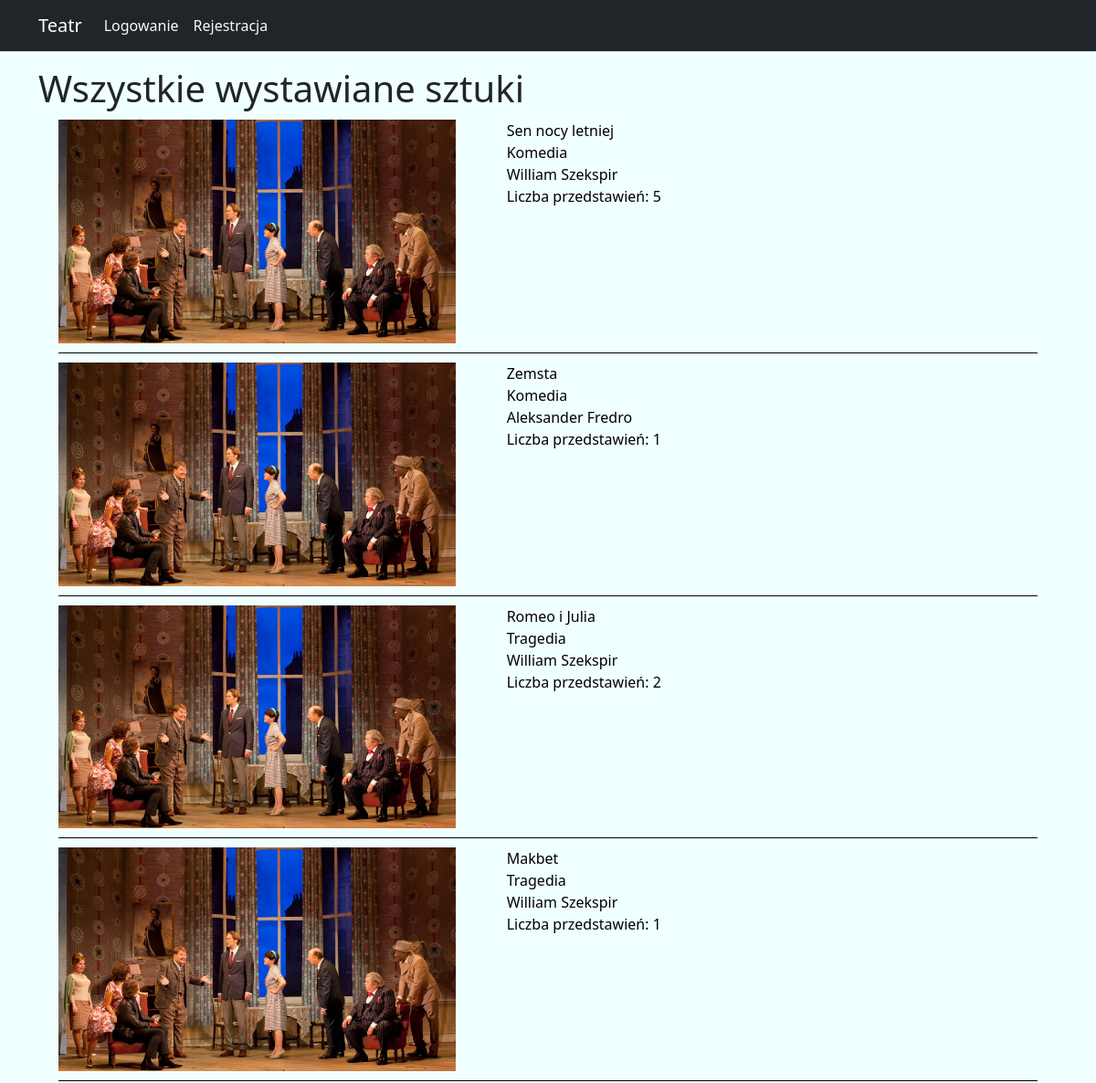
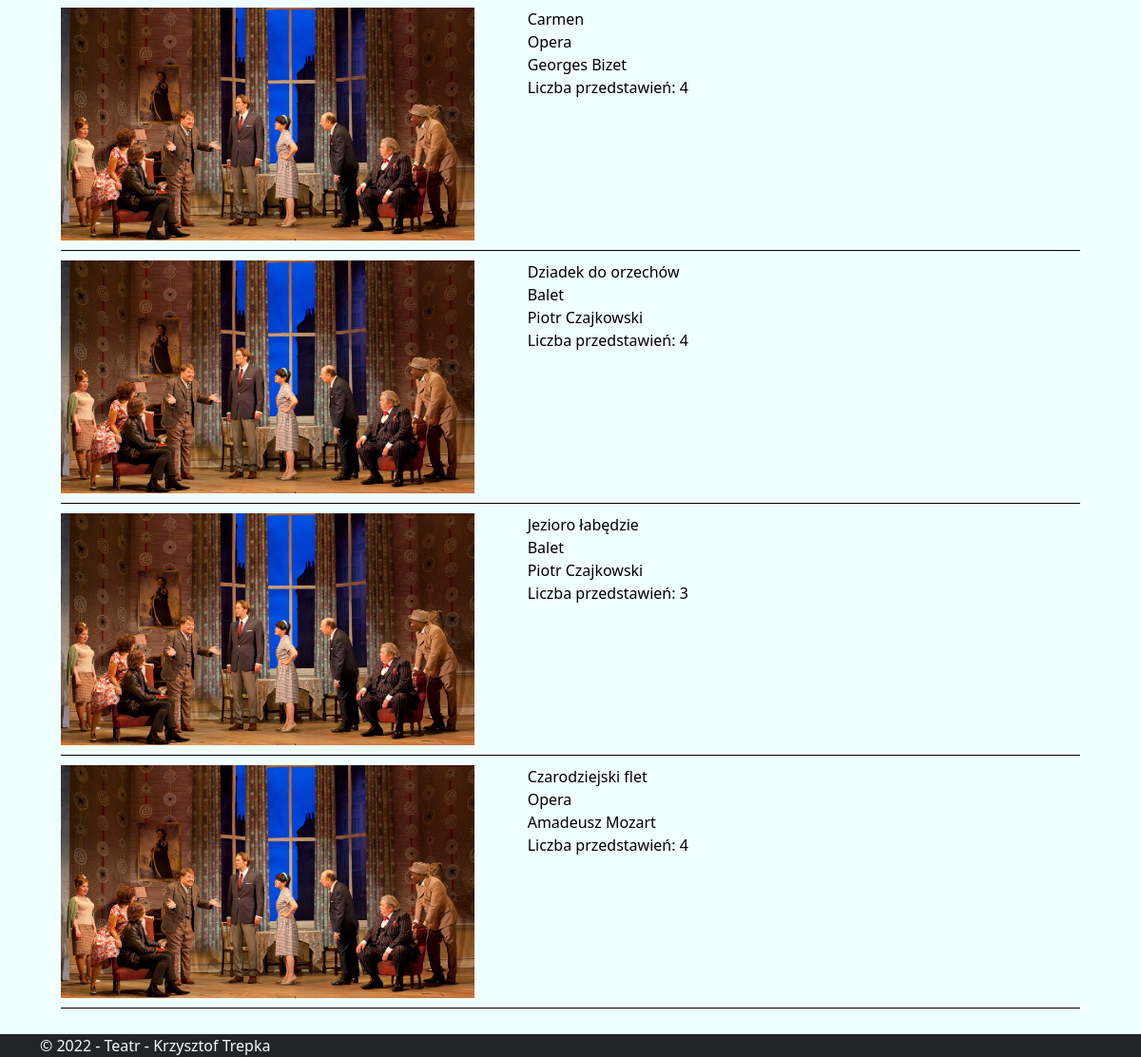
Page /tickets/index on the committed database (2 pictures, top to bottom).
### tickets/models.py (models this page shows)
class Play(models.Model):
    genre = models.ForeignKey(Genre, on_delete=models.CASCADE)
    author = models.ForeignKey(Author, on_delete=models.CASCADE)
    title = models.CharField(max_length=200)
    def __str__(self):
        return self.title

class Genre(models.Model):
    title = models.CharField(max_length=200)
    def __str__(self):
        return self.title

class Author(models.Model):
    first_name = models.CharField(max_length=200)
    last_name = models.CharField(max_length=200)
    nationality = models.CharField(max_length=200)
    def __str__(self):
        return self.first_name + ' ' + self.last_name

### tickets/views.py (the view)
# urls.py: path('index', views.index, name='index'),
def index(request):
    plays_list = Play.objects.all()
    return render(request, 'tickets/index.html', {'plays_list': plays_list})

### tickets/templates/tickets/index.html
{% extends "tickets/_Layout.html" %}
{% load static %}
{% block content %}
    <h1 class="index-title">Wszystkie wystawiane sztuki</h1>
    {% if plays_list %}
        <div class="container">
            {% for play in plays_list %}
                <a href="{% url 'tickets:play' play.id %}">
                    <div class="play-item row">
                        <div class="col-lg-5 img-container">
                            <img src="{% static 'img/1.jpg' %}" width="100%"/>
                        </div>
                        <div class="col-lg-7">
                            <ul>
                                <li>
                                    {{ play }}
                                </li>
                                <li>
                                    {{ play.genre }}
                                </li>
                                <li>
                                    {{ play.author }}
                                </li>
                                <li>
                                    Liczba przedstawień: {{ play.performance_set.all.count }}
                                </li>
                            </ul>
                        </div>
                    </div>
                </a>
            {% endfor %}
        </div>
    {% endif %}
{% endblock %}

### tickets/static/css/styles.css (style rules this page uses)
.play-item { margin: 10px; border-bottom: black 1px solid; padding-bottom: 10px; }
.img-container { padding-left: 0px; }
ul { list-style: none; }
a { text-decoration: none; color: black; }
body { background-color: azure; }

### rows in the picture
Play: title "Sen nocy letniej", genre "Komedia", author "William Szekspir", performance_set.all.count "5"
Play: title "Zemsta", genre "Komedia", author "Aleksander Fredro", performance_set.all.count "1"
Play: title "Romeo i Julia", genre "Tragedia", author "William Szekspir", performance_set.all.count "2"
Play: title "Makbet", genre "Tragedia", author "William Szekspir", performance_set.all.count "1"
Play: title "Carmen", genre "Opera", author "Georges Bizet", performance_set.all.count "4"
Play: title "Dziadek do orzechów", genre "Balet", author "Piotr Czajkowski", performance_set.all.count "4"
Play: title "Jezioro łabędzie", genre "Balet", author "Piotr Czajkowski", performance_set.all.count "3"
Play: title "Czarodziejski flet", genre "Opera", author "Amadeusz Mozart", performance_set.all.count "4"
